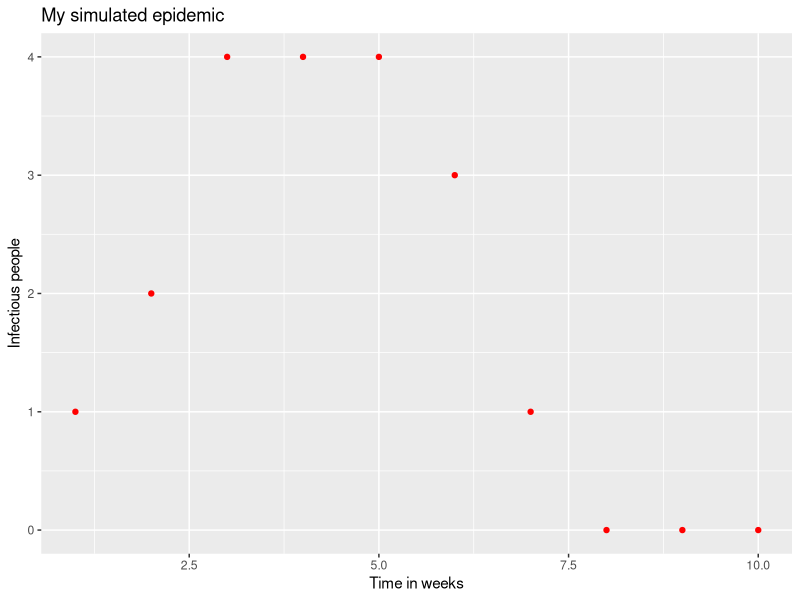

Write R code to recreate this figure.
## ---- chunk 1
knitr::opts_chunk$set(
    fig.align = "center"
)
## ---- chunk 2
# Mathematical Modelling of Infectious Diseases
###################################################
## INTRODUCTION TO MATHEMATICAL MODELLING PRACTICAL SESSION## 
###################################################

# Record and plot simulated epidemics

# create a matrix to store experimental results
result <- matrix(NA,nrow=10,ncol=5)
# weeks
result[,1]<-1:10 # weeks

# replace with your S count for each week
result[,2]<-c(19, 17, 13,  9,  5,  2,  1,  1,  1,  1) # S

# replace with your I count for each week
result[,3]<-c(1, 2, 4, 4, 4, 3, 1, 0, 0, 0) # I

# replace with your R count for each week
result[,4]<-c(0,  1,  3,  7, 11, 15, 18, 19, 19, 19) # R
## ---- chunk 3
#| warning: false
library(ggplot2)

result_data <- result |>
    tibble::as_tibble(.name_repair = ~ c(
        "week", "susceptible", "infectious", "recovered", "total"
    ))

ggplot(result_data, aes(x = week, y = infectious)) +
    geom_point(colour = "red") +
    labs(
        x = "Time in weeks",
        y = "Infectious people",
        title = "My simulated epidemic"
    )
